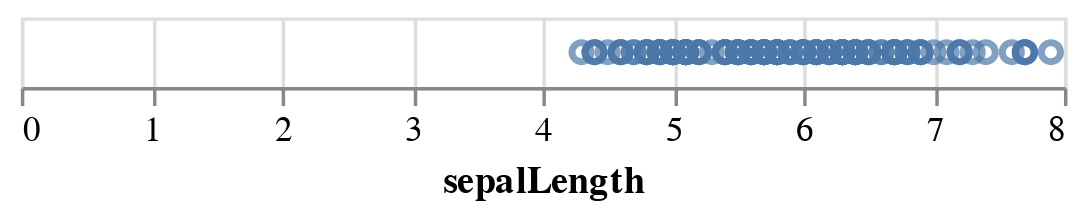

The notebook cell this image was saved under:
### Markdown cell above
Voila! We have our first Vega-Altair visualization. A `point` mark represents each item in the dataset. They are plotted on each other since we have not associated anything with the position of the points.

So, the next step is mapping different visual channels to fields in our dataset. For this step, we use the `encode` method.

### Code cell
alt.Chart(iris_df).mark_point().encode(x="sepalLength")

### Figure 1 — Vega-Lite specification as saved in the notebook (floating-point values rounded to 4 significant figures; data arrays with more than 128 entries replaced by an {"elided": "..."} marker saying what was removed)
{"config": {"view": {"continuousWidth": 300, "continuousHeight": 300}}, "data": {"name": "data-fca4a91edf579a616212ebff2e4ce4dd"}, "mark": {"type": "point"}, "encoding": {"x": {"field": "sepalLength", "type": "quantitative"}}, "$schema": "https://vega.github.io/schema/vega-lite/v5.20.1.json", "datasets": {"data-fca4a91edf579a616212ebff2e4ce4dd": {"elided": "150 records"}}}
